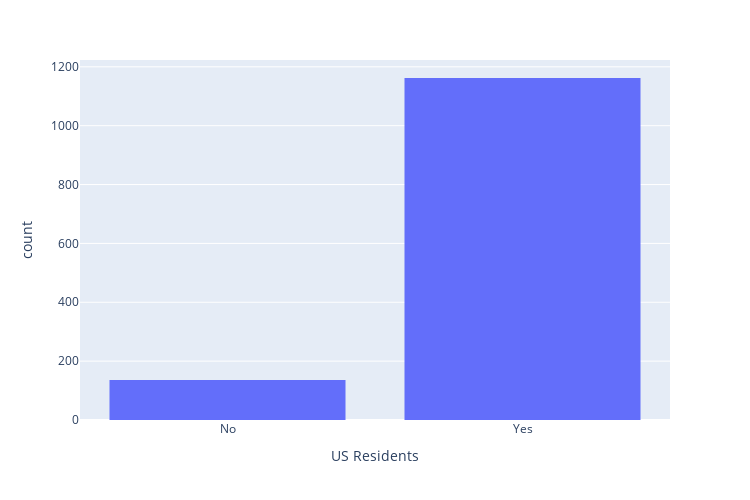

Source (notebook cell):
### Code cell
px.histogram(categorical.in_US.values, height=500, width = 750, labels={'value': "US Residents", 'count': ""}).update_layout(showlegend=False).update_xaxes(categoryorder="array", categoryarray=["<20"] + sorted(categorical.age_range1.dropna().unique())[:-1])

### Figure 1 — Plotly figure (JSON) as saved in the notebook; plotly's stock layout.template omitted (floating-point values rounded to 4 significant figures; data arrays with more than 128 entries replaced by an {"elided": "..."} marker saying what was removed)
{"data": [{"alignmentgroup": "True", "bingroup": "x", "hovertemplate": "variable=0<br>US Residents=%{x}<br>count=%{y}<extra></extra>", "legendgroup": "0", "marker": {"color": "#636efa", "pattern": {"shape": ""}}, "name": "0", "offsetgroup": "0", "orientation": "v", "showlegend": true, "type": "histogram", "x": {"elided": "1298 str values"}, "xaxis": "x", "yaxis": "y"}], "layout": {"barmode": "relative", "height": 500, "legend": {"title": {"text": "variable"}, "tracegroupgap": 0}, "margin": {"t": 60}, "showlegend": false, "width": 750, "xaxis": {"anchor": "y", "categoryarray": ["<20", "21-25", "26-30", "31-35", "36-40", "41-45", "46-50", "51-55", "56-60", "61-65"], "categoryorder": "array", "domain": [0, 1], "title": {"text": "US Residents"}}, "yaxis": {"anchor": "x", "domain": [0, 1], "title": {"text": "count"}}}}
